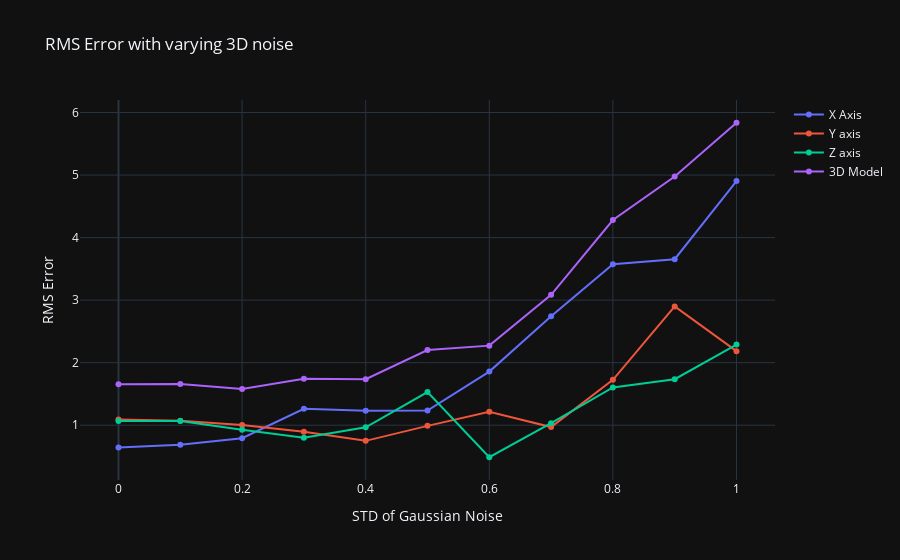

Notebook source saved alongside this figure:
### Markdown cell above
# Question 4.1

### Code cell
# Let's increase the number of calibration beads gradually
spine = lab_1.structures.Spine(os.path.join(root_directory, 'Vertebrae2D.mat'))  # Initialize the vertebrae structure

# Create a dictionnary to store the results. Access a dictionnary key with brackets, for instance rms_measurements['x']
rms_measurements = {
    'x': [],
    'y': [],
    'z': [],
    '3d': [],
    'std': []
}

"""
PSEUDOCODE
for n_beads in [1...N], do:
    computed_points_3d <- list
    beads_subset <- sample_n_beads(beads_data, n_beads)
    A_view_0 <- get_a(view_0, beads_subset)
    l_view_0 <- dlt(A_view_0)
    A_view_1 <- get_a(view_1, beads_subset)
    l_view_1 <- dlt(A_view_1)
    for each vertebra in vertebrae:
        for each anatomical_landmark in vertebra_points:
        x_point, y_point, z_point <- calculate_3d_point(anatomical_landmark, l_view0, l_view1)
        Append (x_point, y_point, z_point) to computed_points_3d
    for each axis in ['x', ..., '3d']:
        Append rms(SPINE_3D_POINTS, computed_points_3d) to rms_measurements[axis]
    Append n_beads to rms_measurements['n_beads']
"""

for i in range(0, 110, 10):
    std = i / 100
    computed_points_3d = []
    #noised_data = add_noise_2d(beads_data, std)
    noised_data = add_noise_3d(noised_data, std)

    A_view_0 = get_a('Beads2D_' + view_0, noised_data)
    l_view_0 = lab_1.solver.dlt(A_view_0)
    A_view_1 = get_a('Beads2D_' + view_1, noised_data)
    l_view_1 = lab_1.solver.dlt(A_view_1)

    for i, v_name in enumerate(spine.vertebrae):

        vert = spine.get(v_name).data  # Returns the vertebra data

        for datum in vert.iterrows():
            data = datum[1]
            u0 = data["x_Vertebrae_LAT"]
            v0 = data["y_Vertebrae_LAT"]
            u1 = data["x_Vertebrae_PA0"]
            v1 = data["y_Vertebrae_PA0"]
            point = calculate_3d_point(u0, v0, u1, v1, l_view_0, l_view_1)
            computed_points_3d.append(point)
    computed_points_3d = np.array(computed_points_3d)
    x_rms = rms(SPINE_3D_POINTS[:, 0], computed_points_3d[:, 0])
    y_rms = rms(SPINE_3D_POINTS[:, 1], computed_points_3d[:, 1])
    z_rms = rms(SPINE_3D_POINTS[:, 2], computed_points_3d[:, 2])

    three_d = rms(SPINE_3D_POINTS, computed_points_3d)
    rms_measurements['x'].append(x_rms)
    rms_measurements['y'].append(y_rms)
    rms_measurements['z'].append(z_rms)
    rms_measurements['3d'].append(three_d)
    rms_measurements['std'].append(std)
fig = go.Figure()
fig.update_layout(title='RMS Error with varying 3D noise',
                  yaxis_title='RMS Error',
                  xaxis_title='STD of Gaussian Noise')

fig.add_trace(go.Scatter(
    x=rms_measurements['std'],
    y=rms_measurements['x'],
    name='X Axis'
))
fig.add_trace(go.Scatter(
    x=rms_measurements['std'],
    y=rms_measurements['y'],
    name='Y axis'
))
fig.add_trace(go.Scatter(
    x=rms_measurements['std'],
    y=rms_measurements['z'],
    name='Z axis'
))
fig.add_trace(go.Scatter(
    x=rms_measurements['std'],
    y=rms_measurements['3d'],
    name='3D Model'
))
fig.show()

### Figure 1 — Plotly figure (JSON) as saved in the notebook; plotly's stock layout.template omitted (floating-point values rounded to 4 significant figures)
{"data": [{"name": "X Axis", "x": [0.0, 0.1, 0.2, 0.3, 0.4, 0.5, 0.6, 0.7, 0.8, 0.9, 1.0], "y": [0.6438, 0.6883, 0.792, 1.263, 1.231, 1.234, 1.858, 2.741, 3.575, 3.654, 4.904], "type": "scatter"}, {"name": "Y axis", "x": [0.0, 0.1, 0.2, 0.3, 0.4, 0.5, 0.6, 0.7, 0.8, 0.9, 1.0], "y": [1.091, 1.07, 1.002, 0.8967, 0.75, 0.9895, 1.215, 0.9701, 1.726, 2.899, 2.184], "type": "scatter"}, {"name": "Z axis", "x": [0.0, 0.1, 0.2, 0.3, 0.4, 0.5, 0.6, 0.7, 0.8, 0.9, 1.0], "y": [1.068, 1.067, 0.9271, 0.7995, 0.9669, 1.53, 0.4877, 1.032, 1.604, 1.736, 2.29], "type": "scatter"}, {"name": "3D Model", "x": [0.0, 0.1, 0.2, 0.3, 0.4, 0.5, 0.6, 0.7, 0.8, 0.9, 1.0], "y": [1.657, 1.66, 1.578, 1.743, 1.736, 2.201, 2.272, 3.085, 4.282, 4.977, 5.836], "type": "scatter"}], "layout": {"title": {"text": "RMS Error with varying 3D noise"}, "yaxis": {"title": {"text": "RMS Error"}}, "xaxis": {"title": {"text": "STD of Gaussian Noise"}}}}
